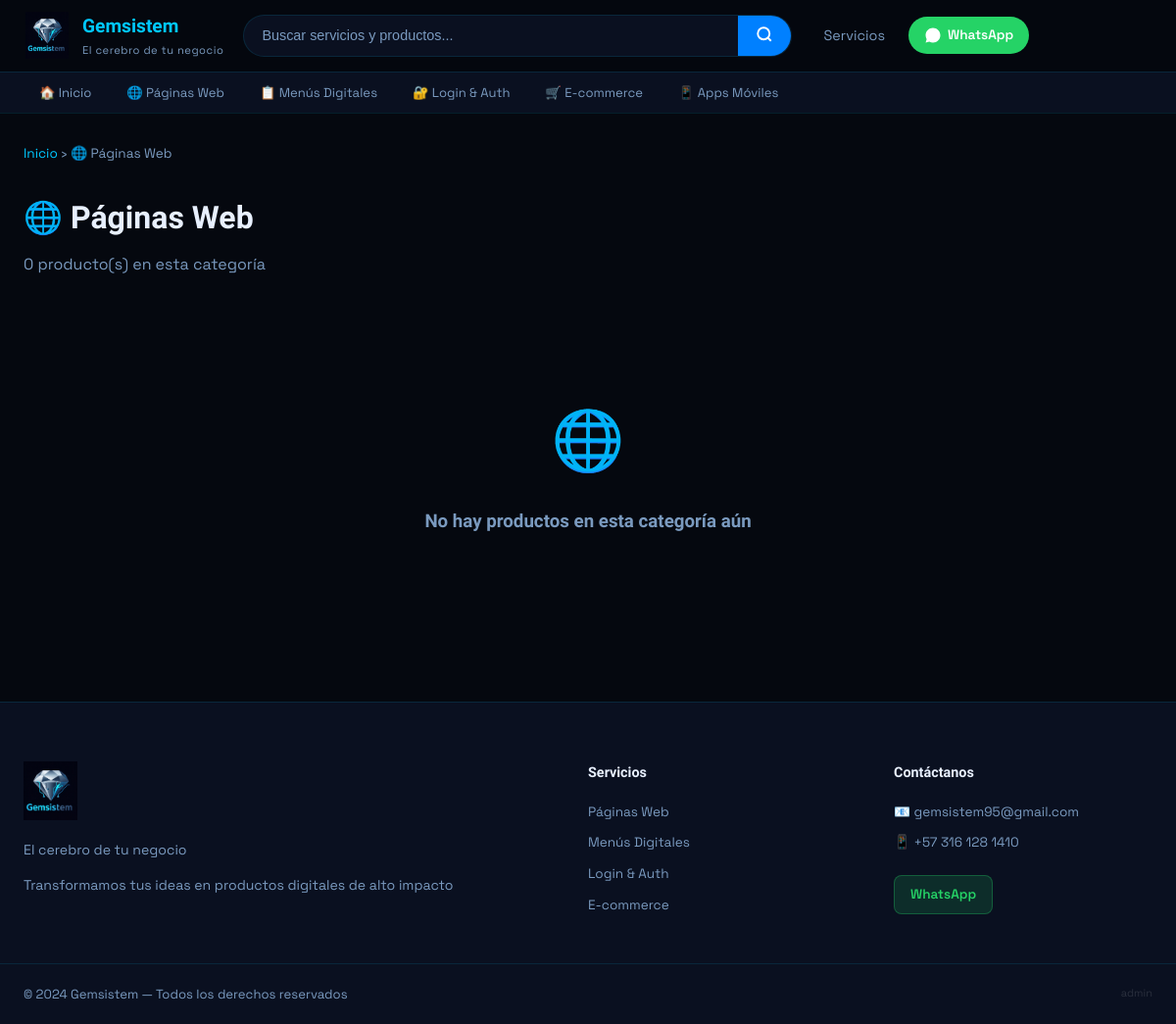
The page /categoria/1 on the database its author committed.
### app.py (models this page shows)
class Category(db.Model):
    id = db.Column(db.Integer, primary_key=True)
    name = db.Column(db.String(100), nullable=False)
    icon = db.Column(db.String(50), default='💎')
    products = db.relationship('Product', backref='category', lazy=True)

### app.py (the view)
@app.route('/categoria/<int:cat_id>')
def category(cat_id):
    cat = Category.query.get_or_404(cat_id)
    products = Product.query.filter_by(category_id=cat_id, active=True).all()
    categories = Category.query.all()
    return render_template('category.html', cat=cat, products=products, categories=categories)

### templates/category.html (shortened to what this page needs)
{% extends 'base.html' %}
{% block content %}
<div class="container" style="padding-top:30px;padding-bottom:60px">
    <div class="breadcrumb"><a href="{{ url_for('index') }}">Inicio</a> › {{ cat.icon }} {{ cat.name }}</div>
    <h1 style="color:var(--text-primary);margin-bottom:8px">{{ cat.icon }} {{ cat.name }}</h1>
    <p style="color:var(--text-secondary);margin-bottom:40px">{{ products|length }} producto(s) en esta categoría</p>
    {% if products %}
    <div class="products-grid">
        {% for p in products %}{% include 'partials/product_card.html' %}{% endfor %}
    </div>
    {% else %}
    <div style="text-align:center;padding:80px 20px;color:var(--text-secondary)">
        <div style="font-size:60px;margin-bottom:20px">{{ cat.icon }}</div>
        <h3>No hay productos en esta categoría aún</h3>
    </div>
    {% endif %}
</div>
{% endblock %}

### templates/base.html (shortened to what this page needs)
<!DOCTYPE html>
<html lang="es">
<head>
    <link rel="stylesheet" href="{{ url_for('static', filename='css/main.css') }}">
</head>
<body>
<nav class="navbar">
    <div class="nav-container">
        <a href="{{ url_for('index') }}" class="nav-logo">
            <img src="{{ url_for('static', filename='logo.png') }}" alt="Gemsistem" class="logo-img">
            <div class="logo-text">
                <span class="logo-name">Gemsistem</span>
                <span class="logo-tagline">El cerebro de tu negocio</span>
            </div>
        </a>
        <form class="nav-search" action="{{ url_for('search') }}" method="get">
            <input type="text" name="q" placeholder="Buscar servicios y productos..." value="{{ request.args.get('q', '') }}">
            <button type="submit">
                <svg width="18" height="18" viewBox="0 0 24 24" fill="none" stroke="currentColor" stroke-width="2.5"><circle cx="11" cy="11" r="8"/><path d="m21 21-4.35-4.35"/></svg>
            </button>
        </form>
        <div class="nav-actions">
            <a href="{{ url_for('servicios') }}" class="nav-link">Servicios</a>
            <a href="https://wa.me/573161281410" target="_blank" class="btn-whatsapp">
                WhatsApp
            </a>
        </div>
    </div>
    <div class="cat-bar">
        <div class="cat-container">
            <a href="{{ url_for('index') }}" class="cat-item">🏠 Inicio</a>
            {% for cat in categories if categories is defined %}
            <a href="{{ url_for('category', cat_id=cat.id) }}" class="cat-item">{{ cat.icon }} {{ cat.name }}</a>
            {% endfor %}
        </div>
    </div>
</nav>
<main class="main-content">
    {% block content %}{% endblock %}
</main>
<footer class="footer">
    <div class="footer-container">
        <div class="footer-brand">
            <img src="{{ url_for('static', filename='logo.png') }}" alt="Gemsistem" style="height:60px">
            <p>El cerebro de tu negocio</p>
            <p>Transformamos tus ideas en productos digitales de alto impacto</p>
        </div>
        <div class="footer-links">
            <h4>Servicios</h4>
            <a href="#">Páginas Web</a>
            <a href="#">Menús Digitales</a>
            <a href="#">Login & Auth</a>
            <a href="#">E-commerce</a>
        </div>
        <div class="footer-contact">
            <h4>Contáctanos</h4>
            <a href="mailto:gemsistem95@gmail.com">📧 gemsistem95@gmail.com</a>
            <a href="https://wa.me/573161281410" target="_blank">📱 +57 316 128 1410</a>
            <div class="footer-social">
                <a href="https://wa.me/573161281410" target="_blank" class="social-btn wa">WhatsApp</a>
            </div>
        </div>
    </div>
    <div class="footer-bottom">
        <p>© 2024 Gemsistem — Todos los derechos reservados</p>
        <a href="{{ url_for('admin_login') }}" style="color:#ffffff22; font-size:11px">admin</a>
    </div>
</footer>
</body>
</html>

### static/css/main.css (style rules this page uses)
:root { --bg-primary: #05080f; --bg-secondary: #0a1020; --bg-card: #0d1628; --bg-card-hover: #111e35; --accent: #00c8ff; --accent2: #0080ff; --accent-glow: rgba(0,200,255,0.15); --text-primary: #e8f0fe; --text-secondary: #7a9abf; --border: rgba(0,200,255,0.12); --border-hover: rgba(0,200,255,0.35); --success: #00d68f; --warning: #ffaa00; --danger: #ff4757; --radius: 12px; --shadow: 0 4px 24px rgba(0,0,0,0.4); --shadow-glow: 0 4px 30px rgba(0,200,255,0.15); }
*, *::before, *::after { box-sizing: border-box; margin: 0; padding: 0; }
html { scroll-behavior: smooth; }
body { font-family: 'Space Grotesk', sans-serif; background: var(--bg-primary); color: var(--text-primary); min-height: 100vh; line-height: 1.6; }
h1,h2,h3,h4 { font-family: 'Exo 2', sans-serif; font-weight: 700; }
a { text-decoration: none; color: inherit; }
.navbar { position: sticky; top: 0; z-index: 1000; background: rgba(5,8,15,0.95); backdrop-filter: blur(12px); border-bottom: 1px solid var(--border); }
.nav-container { max-width: 1400px; margin: 0 auto; padding: 12px 24px; display: flex; align-items: center; gap: 20px; }
.nav-logo { display: flex; align-items: center; gap: 12px; text-decoration: none; flex-shrink: 0; }
.logo-img { height: 48px; width: 48px; object-fit: contain; }
.logo-name { display: block; font-family: 'Exo 2', sans-serif; font-weight: 800; font-size: 1.2rem; color: var(--accent); }
.logo-tagline { display: block; font-size: 0.7rem; color: var(--text-secondary); letter-spacing: 0.5px; }
.nav-search { flex: 1; max-width: 560px; display: flex; border: 1px solid var(--border); border-radius: 50px; overflow: hidden; background: var(--bg-secondary); transition: border-color .2s, box-shadow .2s; }
.nav-search input { flex: 1; padding: 10px 18px; background: transparent; border: none; outline: none; color: var(--text-primary); font-size: .9rem; }
.nav-search input::placeholder { color: var(--text-secondary); }
.nav-search button { padding: 10px 18px; background: var(--accent2); border: none; cursor: pointer; color: white; transition: background .2s; }
.nav-actions { display: flex; align-items: center; gap: 12px; flex-shrink: 0; }
.nav-link { color: var(--text-secondary); font-size: .9rem; padding: 6px 12px; border-radius: 8px; transition: color .2s, background .2s; }
.btn-whatsapp { display: flex; align-items: center; gap: 6px; background: #25d366; color: white; padding: 8px 16px; border-radius: 50px; font-size: .85rem; font-weight: 600; transition: transform .2s, box-shadow .2s; }
.cat-bar { background: var(--bg-secondary); border-top: 1px solid var(--border); }
.cat-container { max-width: 1400px; margin: 0 auto; padding: 0 24px; display: flex; gap: 4px; overflow-x: auto; scrollbar-width: none; }
.cat-item { white-space: nowrap; padding: 10px 16px; font-size: .82rem; color: var(--text-secondary); border-radius: 6px; transition: color .2s, background .2s; }
.main-content { min-height: calc(100vh - 200px); }
.container { max-width: 1400px; margin: 0 auto; padding: 0 24px; }
.breadcrumb { color: var(--text-secondary); font-size: .85rem; margin-bottom: 30px; }
.breadcrumb a { color: var(--accent); }
.footer { background: var(--bg-secondary); border-top: 1px solid var(--border); padding: 60px 0 0; }
.footer-container { max-width: 1200px; margin: 0 auto; padding: 0 24px; display: grid; grid-template-columns: 2fr 1fr 1fr; gap: 48px; margin-bottom: 48px; }
.footer-brand p { color: var(--text-secondary); font-size: .88rem; margin-top: 12px; line-height: 1.7; }
.footer-links, .footer-contact { display: flex; flex-direction: column; gap: 10px; }
.footer-links h4, .footer-contact h4 { color: var(--text-primary); font-size: .9rem; margin-bottom: 8px; }
.footer-links a, .footer-contact a { color: var(--text-secondary); font-size: .85rem; transition: color .2s; }
.footer-social { display: flex; gap: 10px; margin-top: 12px; }
.social-btn { padding: 8px 16px; border-radius: 8px; font-size: .8rem; font-weight: 600; }
.social-btn.wa { background: rgba(37,211,102,.15); border: 1px solid rgba(37,211,102,.3); color: #25d366; }
.footer-bottom { border-top: 1px solid var(--border); padding: 20px 24px; max-width: 1200px; margin: 0 auto; display: flex; justify-content: space-between; align-items: center; }
.footer-bottom p { color: var(--text-secondary); font-size: .82rem; }

### rows shown on the page
Category: icon "🌐", name "Páginas Web"
Category: icon "📋", name "Menús Digitales"
Category: icon "🔐", name "Login & Auth"
Category: icon "🛒", name "E-commerce"
Category: icon "📱", name "Apps Móviles"

### other values the page prints
{{ products|length }} "0"
